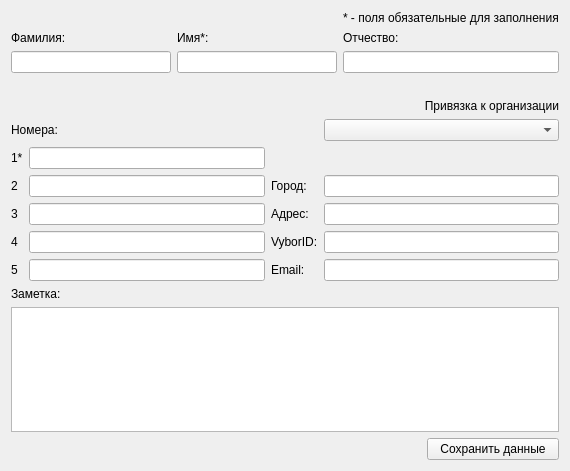
<?xml version="1.0" encoding="UTF-8"?>
<ui version="4.0">
 <class>AddContactDialog</class>
 <widget class="QDialog" name="AddContactDialog">
  <property name="geometry">
   <rect>
    <x>0</x>
    <y>0</y>
    <width>556</width>
    <height>471</height>
   </rect>
  </property>
  <property name="minimumSize">
   <size>
    <width>0</width>
    <height>0</height>
   </size>
  </property>
  <property name="windowTitle">
   <string>Dialog</string>
  </property>
  <layout class="QGridLayout" name="gridLayout_2">
   <item row="0" column="0">
    <layout class="QGridLayout" name="gridLayout">
     <item row="0" column="0">
      <layout class="QGridLayout" name="gridLayout_5">
       <item row="0" column="3">
        <widget class="QLabel" name="label_13">
         <property name="text">
          <string>* - поля обязательные для заполнения</string>
         </property>
        </widget>
       </item>
       <item row="2" column="1" colspan="2">
        <widget class="QLineEdit" name="FirstName">
         <property name="minimumSize">
          <size>
           <width>160</width>
           <height>0</height>
          </size>
         </property>
        </widget>
       </item>
       <item row="2" column="3">
        <widget class="QLineEdit" name="Patronymic">
         <property name="minimumSize">
          <size>
           <width>160</width>
           <height>0</height>
          </size>
         </property>
        </widget>
       </item>
       <item row="2" column="0">
        <widget class="QLineEdit" name="LastName">
         <property name="minimumSize">
          <size>
           <width>160</width>
           <height>0</height>
          </size>
         </property>
        </widget>
       </item>
       <item row="1" column="3">
        <widget class="QLabel" name="label_4">
         <property name="text">
          <string>Отчество:</string>
         </property>
        </widget>
       </item>
       <item row="0" column="1" rowspan="2" colspan="2">
        <widget class="QLabel" name="label_3">
         <property name="text">
          <string>Имя*:</string>
         </property>
         <property name="alignment">
          <set>Qt::AlignBottom|Qt::AlignLeading|Qt::AlignLeft</set>
         </property>
        </widget>
       </item>
       <item row="0" column="0" rowspan="2">
        <widget class="QLabel" name="label_2">
         <property name="text">
          <string>Фамилия:</string>
         </property>
         <property name="alignment">
          <set>Qt::AlignBottom|Qt::AlignLeading|Qt::AlignLeft</set>
         </property>
        </widget>
       </item>
       <item row="3" column="1" colspan="2">
        <widget class="QLabel" name="label_15">
         <property name="text">
          <string/>
         </property>
         <property name="alignment">
          <set>Qt::AlignCenter</set>
         </property>
        </widget>
       </item>
      </layout>
     </item>
     <item row="1" column="0">
      <widget class="QLabel" name="label">
       <property name="text">
        <string>Привязка к организации</string>
       </property>
       <property name="alignment">
        <set>Qt::AlignRight|Qt::AlignTrailing|Qt::AlignVCenter</set>
       </property>
      </widget>
     </item>
     <item row="2" column="0">
      <layout class="QGridLayout" name="gridLayout_6">
       <item row="0" column="4">
        <widget class="QComboBox" name="comboBox"/>
       </item>
       <item row="1" column="0">
        <widget class="QLabel" name="label_6">
         <property name="text">
          <string>1*</string>
         </property>
        </widget>
       </item>
       <item row="2" column="1">
        <widget class="QLineEdit" name="SecondNumber">
         <property name="inputMask">
          <string/>
         </property>
        </widget>
       </item>
       <item row="0" column="0" colspan="2">
        <widget class="QLabel" name="label_5">
         <property name="text">
          <string>Номера:</string>
         </property>
        </widget>
       </item>
       <item row="3" column="0">
        <widget class="QLabel" name="label_8">
         <property name="text">
          <string>3</string>
         </property>
        </widget>
       </item>
       <item row="2" column="3">
        <widget class="QLabel" name="label_9">
         <property name="text">
          <string>Город:</string>
         </property>
        </widget>
       </item>
       <item row="2" column="0">
        <widget class="QLabel" name="label_7">
         <property name="text">
          <string>2</string>
         </property>
        </widget>
       </item>
       <item row="1" column="1">
        <widget class="QLineEdit" name="FirstNumber">
         <property name="cursor">
          <cursorShape>IBeamCursor</cursorShape>
         </property>
         <property name="focusPolicy">
          <enum>Qt::StrongFocus</enum>
         </property>
         <property name="inputMask">
          <string/>
         </property>
         <property name="cursorPosition">
          <number>0</number>
         </property>
        </widget>
       </item>
       <item row="3" column="4">
        <widget class="QLineEdit" name="Address"/>
       </item>
       <item row="2" column="4">
        <widget class="QLineEdit" name="City"/>
       </item>
       <item row="4" column="3">
        <widget class="QLabel" name="label_11">
         <property name="text">
          <string>VyborID:</string>
         </property>
        </widget>
       </item>
       <item row="4" column="1">
        <widget class="QLineEdit" name="FourthNumber"/>
       </item>
       <item row="4" column="0">
        <widget class="QLabel" name="label_18">
         <property name="text">
          <string>4</string>
         </property>
        </widget>
       </item>
       <item row="3" column="1">
        <widget class="QLineEdit" name="ThirdNumber"/>
       </item>
       <item row="3" column="3">
        <widget class="QLabel" name="label_10">
         <property name="text">
          <string>Адрес:</string>
         </property>
        </widget>
       </item>
       <item row="4" column="4">
        <widget class="QLineEdit" name="VyborID"/>
       </item>
       <item row="5" column="1">
        <widget class="QLineEdit" name="FifthNumber">
         <property name="font">
          <font>
           <stylestrategy>PreferDefault</stylestrategy>
          </font>
         </property>
         <property name="cursor">
          <cursorShape>IBeamCursor</cursorShape>
         </property>
        </widget>
       </item>
       <item row="5" column="0">
        <widget class="QLabel" name="label_19">
         <property name="text">
          <string>5</string>
         </property>
        </widget>
       </item>
       <item row="5" column="4">
        <widget class="QLineEdit" name="Email"/>
       </item>
       <item row="5" column="3">
        <widget class="QLabel" name="label_12">
         <property name="text">
          <string>Email:</string>
         </property>
        </widget>
       </item>
       <item row="1" column="4">
        <widget class="QLabel" name="label_14">
         <property name="text">
          <string/>
         </property>
        </widget>
       </item>
      </layout>
     </item>
     <item row="3" column="0">
      <layout class="QGridLayout" name="gridLayout_7">
       <item row="0" column="0">
        <widget class="QLabel" name="label_17">
         <property name="text">
          <string>Заметка:</string>
         </property>
        </widget>
       </item>
       <item row="2" column="0" colspan="2">
        <widget class="QLabel" name="label_16">
         <property name="text">
          <string/>
         </property>
        </widget>
       </item>
       <item row="1" column="0" colspan="4">
        <widget class="QTextEdit" name="Comment"/>
       </item>
       <item row="2" column="3">
        <widget class="QPushButton" name="saveButton">
         <property name="focusPolicy">
          <enum>Qt::NoFocus</enum>
         </property>
         <property name="text">
          <string>Сохранить данные</string>
         </property>
        </widget>
       </item>
      </layout>
     </item>
    </layout>
   </item>
  </layout>
 </widget>
 <resources/>
 <connections/>
</ui>
